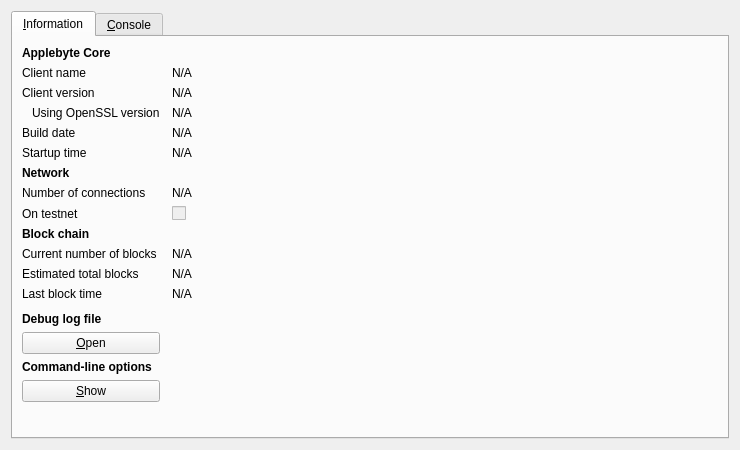
<?xml version="1.0" encoding="UTF-8"?>
<ui version="4.0">
 <class>RPCConsole</class>
 <widget class="QDialog" name="RPCConsole">
  <property name="geometry">
   <rect>
    <x>0</x>
    <y>0</y>
    <width>740</width>
    <height>450</height>
   </rect>
  </property>
  <property name="windowTitle">
   <string>Applebyte - Debug window</string>
  </property>
  <layout class="QVBoxLayout" name="verticalLayout_2">
   <item>
    <widget class="QTabWidget" name="tabWidget">
     <property name="currentIndex">
      <number>0</number>
     </property>
     <widget class="QWidget" name="tab_info">
      <attribute name="title">
       <string>&amp;Information</string>
      </attribute>
      <layout class="QGridLayout" name="gridLayout" columnstretch="0,1">
       <property name="horizontalSpacing">
        <number>12</number>
       </property>
       <item row="0" column="0">
        <widget class="QLabel" name="label_9">
         <property name="font">
          <font>
           <weight>75</weight>
           <bold>true</bold>
          </font>
         </property>
         <property name="text">
          <string>Applebyte Core</string>
         </property>
        </widget>
       </item>
       <item row="1" column="0">
        <widget class="QLabel" name="label_5">
         <property name="text">
          <string>Client name</string>
         </property>
        </widget>
       </item>
       <item row="1" column="1">
        <widget class="QLabel" name="clientName">
         <property name="cursor">
          <cursorShape>IBeamCursor</cursorShape>
         </property>
         <property name="text">
          <string>N/A</string>
         </property>
         <property name="textFormat">
          <enum>Qt::PlainText</enum>
         </property>
         <property name="textInteractionFlags">
          <set>Qt::LinksAccessibleByMouse|Qt::TextSelectableByKeyboard|Qt::TextSelectableByMouse</set>
         </property>
        </widget>
       </item>
       <item row="2" column="0">
        <widget class="QLabel" name="label_6">
         <property name="text">
          <string>Client version</string>
         </property>
        </widget>
       </item>
       <item row="2" column="1">
        <widget class="QLabel" name="clientVersion">
         <property name="cursor">
          <cursorShape>IBeamCursor</cursorShape>
         </property>
         <property name="text">
          <string>N/A</string>
         </property>
         <property name="textFormat">
          <enum>Qt::PlainText</enum>
         </property>
         <property name="textInteractionFlags">
          <set>Qt::LinksAccessibleByMouse|Qt::TextSelectableByKeyboard|Qt::TextSelectableByMouse</set>
         </property>
        </widget>
       </item>
       <item row="3" column="0">
        <widget class="QLabel" name="label_14">
         <property name="text">
          <string>Using OpenSSL version</string>
         </property>
         <property name="indent">
          <number>10</number>
         </property>
        </widget>
       </item>
       <item row="3" column="1">
        <widget class="QLabel" name="openSSLVersion">
         <property name="cursor">
          <cursorShape>IBeamCursor</cursorShape>
         </property>
         <property name="text">
          <string>N/A</string>
         </property>
         <property name="textFormat">
          <enum>Qt::PlainText</enum>
         </property>
         <property name="textInteractionFlags">
          <set>Qt::LinksAccessibleByMouse|Qt::TextSelectableByKeyboard|Qt::TextSelectableByMouse</set>
         </property>
        </widget>
       </item>
       <item row="4" column="0">
        <widget class="QLabel" name="label_12">
         <property name="text">
          <string>Build date</string>
         </property>
        </widget>
       </item>
       <item row="4" column="1">
        <widget class="QLabel" name="buildDate">
         <property name="cursor">
          <cursorShape>IBeamCursor</cursorShape>
         </property>
         <property name="text">
          <string>N/A</string>
         </property>
         <property name="textFormat">
          <enum>Qt::PlainText</enum>
         </property>
         <property name="textInteractionFlags">
          <set>Qt::LinksAccessibleByMouse|Qt::TextSelectableByKeyboard|Qt::TextSelectableByMouse</set>
         </property>
        </widget>
       </item>
       <item row="5" column="0">
        <widget class="QLabel" name="label_13">
         <property name="text">
          <string>Startup time</string>
         </property>
        </widget>
       </item>
       <item row="5" column="1">
        <widget class="QLabel" name="startupTime">
         <property name="cursor">
          <cursorShape>IBeamCursor</cursorShape>
         </property>
         <property name="text">
          <string>N/A</string>
         </property>
         <property name="textFormat">
          <enum>Qt::PlainText</enum>
         </property>
         <property name="textInteractionFlags">
          <set>Qt::LinksAccessibleByMouse|Qt::TextSelectableByKeyboard|Qt::TextSelectableByMouse</set>
         </property>
        </widget>
       </item>
       <item row="6" column="0">
        <widget class="QLabel" name="label_11">
         <property name="font">
          <font>
           <weight>75</weight>
           <bold>true</bold>
          </font>
         </property>
         <property name="text">
          <string>Network</string>
         </property>
        </widget>
       </item>
       <item row="7" column="0">
        <widget class="QLabel" name="label_7">
         <property name="text">
          <string>Number of connections</string>
         </property>
        </widget>
       </item>
       <item row="7" column="1">
        <widget class="QLabel" name="numberOfConnections">
         <property name="cursor">
          <cursorShape>IBeamCursor</cursorShape>
         </property>
         <property name="text">
          <string>N/A</string>
         </property>
         <property name="textFormat">
          <enum>Qt::PlainText</enum>
         </property>
         <property name="textInteractionFlags">
          <set>Qt::LinksAccessibleByMouse|Qt::TextSelectableByKeyboard|Qt::TextSelectableByMouse</set>
         </property>
        </widget>
       </item>
       <item row="8" column="0">
        <widget class="QLabel" name="label_8">
         <property name="text">
          <string>On testnet</string>
         </property>
        </widget>
       </item>
       <item row="8" column="1">
        <widget class="QCheckBox" name="isTestNet">
         <property name="enabled">
          <bool>false</bool>
         </property>
         <property name="text">
          <string/>
         </property>
        </widget>
       </item>
       <item row="9" column="0">
        <widget class="QLabel" name="label_10">
         <property name="font">
          <font>
           <weight>75</weight>
           <bold>true</bold>
          </font>
         </property>
         <property name="text">
          <string>Block chain</string>
         </property>
        </widget>
       </item>
       <item row="10" column="0">
        <widget class="QLabel" name="label_3">
         <property name="text">
          <string>Current number of blocks</string>
         </property>
        </widget>
       </item>
       <item row="10" column="1">
        <widget class="QLabel" name="numberOfBlocks">
         <property name="cursor">
          <cursorShape>IBeamCursor</cursorShape>
         </property>
         <property name="text">
          <string>N/A</string>
         </property>
         <property name="textFormat">
          <enum>Qt::PlainText</enum>
         </property>
         <property name="textInteractionFlags">
          <set>Qt::LinksAccessibleByMouse|Qt::TextSelectableByKeyboard|Qt::TextSelectableByMouse</set>
         </property>
        </widget>
       </item>
       <item row="11" column="0">
        <widget class="QLabel" name="label_4">
         <property name="text">
          <string>Estimated total blocks</string>
         </property>
        </widget>
       </item>
       <item row="11" column="1">
        <widget class="QLabel" name="totalBlocks">
         <property name="cursor">
          <cursorShape>IBeamCursor</cursorShape>
         </property>
         <property name="text">
          <string>N/A</string>
         </property>
         <property name="textFormat">
          <enum>Qt::PlainText</enum>
         </property>
         <property name="textInteractionFlags">
          <set>Qt::LinksAccessibleByMouse|Qt::TextSelectableByKeyboard|Qt::TextSelectableByMouse</set>
         </property>
        </widget>
       </item>
       <item row="12" column="0">
        <widget class="QLabel" name="label_2">
         <property name="text">
          <string>Last block time</string>
         </property>
        </widget>
       </item>
       <item row="12" column="1">
        <widget class="QLabel" name="lastBlockTime">
         <property name="cursor">
          <cursorShape>IBeamCursor</cursorShape>
         </property>
         <property name="text">
          <string>N/A</string>
         </property>
         <property name="textFormat">
          <enum>Qt::PlainText</enum>
         </property>
         <property name="textInteractionFlags">
          <set>Qt::LinksAccessibleByMouse|Qt::TextSelectableByKeyboard|Qt::TextSelectableByMouse</set>
         </property>
        </widget>
       </item>
       <item row="13" column="0">
        <spacer name="verticalSpacer_2">
         <property name="orientation">
          <enum>Qt::Vertical</enum>
         </property>
         <property name="sizeHint" stdset="0">
          <size>
           <width>20</width>
           <height>20</height>
          </size>
         </property>
        </spacer>
       </item>
       <item row="14" column="0">
        <widget class="QLabel" name="labelDebugLogfile">
         <property name="font">
          <font>
           <weight>75</weight>
           <bold>true</bold>
          </font>
         </property>
         <property name="text">
          <string>Debug log file</string>
         </property>
        </widget>
       </item>
       <item row="15" column="0">
        <widget class="QPushButton" name="openDebugLogfileButton">
         <property name="toolTip">
          <string>Open the Applebyte debug log file from the current data directory. This can take a few seconds for large log files.</string>
         </property>
         <property name="text">
          <string>&amp;Open</string>
         </property>
         <property name="autoDefault">
          <bool>false</bool>
         </property>
        </widget>
       </item>
       <item row="16" column="0">
        <widget class="QLabel" name="labelCLOptions">
         <property name="font">
          <font>
           <weight>75</weight>
           <bold>true</bold>
          </font>
         </property>
         <property name="text">
          <string>Command-line options</string>
         </property>
        </widget>
       </item>
       <item row="17" column="0">
        <widget class="QPushButton" name="showCLOptionsButton">
         <property name="toolTip">
          <string>Show the Applebyte-Qt help message to get a list with possible Applebyte command-line options.</string>
         </property>
         <property name="text">
          <string>&amp;Show</string>
         </property>
         <property name="autoDefault">
          <bool>false</bool>
         </property>
        </widget>
       </item>
       <item row="18" column="0">
        <spacer name="verticalSpacer">
         <property name="orientation">
          <enum>Qt::Vertical</enum>
         </property>
         <property name="sizeHint" stdset="0">
          <size>
           <width>20</width>
           <height>40</height>
          </size>
         </property>
        </spacer>
       </item>
      </layout>
     </widget>
     <widget class="QWidget" name="tab_console">
      <attribute name="title">
       <string>&amp;Console</string>
      </attribute>
      <layout class="QVBoxLayout" name="verticalLayout_3">
       <property name="spacing">
        <number>3</number>
       </property>
       <item>
        <widget class="QTextEdit" name="messagesWidget">
         <property name="minimumSize">
          <size>
           <width>0</width>
           <height>100</height>
          </size>
         </property>
         <property name="readOnly">
          <bool>true</bool>
         </property>
         <property name="tabKeyNavigation" stdset="0">
          <bool>false</bool>
         </property>
         <property name="columnCount" stdset="0">
          <number>2</number>
         </property>
        </widget>
       </item>
       <item>
        <layout class="QHBoxLayout" name="horizontalLayout">
         <property name="spacing">
          <number>3</number>
         </property>
         <item>
          <widget class="QLabel" name="label">
           <property name="text">
            <string notr="true">&gt;</string>
           </property>
          </widget>
         </item>
         <item>
          <widget class="QLineEdit" name="lineEdit"/>
         </item>
         <item>
          <widget class="QPushButton" name="clearButton">
           <property name="maximumSize">
            <size>
             <width>24</width>
             <height>24</height>
            </size>
           </property>
           <property name="toolTip">
            <string>Clear console</string>
           </property>
           <property name="text">
            <string/>
           </property>
           <property name="icon">
            <iconset resource="../bitcoin.qrc">
             <normaloff>:/icons/remove</normaloff>:/icons/remove</iconset>
           </property>
           <property name="shortcut">
            <string notr="true">Ctrl+L</string>
           </property>
           <property name="autoDefault">
            <bool>false</bool>
           </property>
          </widget>
         </item>
        </layout>
       </item>
      </layout>
     </widget>
    </widget>
   </item>
  </layout>
 </widget>
 <resources>
  <include location="../bitcoin.qrc"/>
 </resources>
 <connections/>
</ui>
